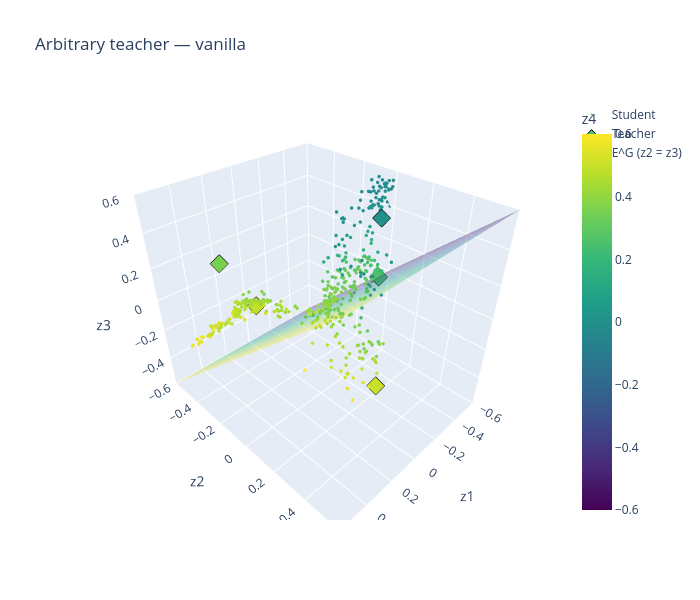

The notebook cell this image was saved under:
### Code cell
plot_particles_3d(h_vanilla_arb["particles"][-1], teacher_arb, "Arbitrary teacher — vanilla", show_invariant_plane=True)

### Figure 1 — Plotly figure (JSON) as saved in the notebook; plotly's stock layout.template omitted (floating-point values rounded to 4 significant figures; data arrays with more than 128 entries replaced by an {"elided": "..."} marker saying what was removed)
{"data": [{"marker": {"cmax": 0.6, "cmin": -0.6, "color": {"elided": "500 float values"}, "colorbar": {"title": {"text": "z4"}}, "colorscale": [[0, "#440154"], [0.1111, "#482878"], [0.2222, "#3e4989"], [0.3333, "#31688e"], [0.4444, "#26828e"], [0.5556, "#1f9e89"], [0.6667, "#35b779"], [0.7778, "#6ece58"], [0.8889, "#b5de2b"], [1, "#fde725"]], "size": 2}, "mode": "markers", "name": "Student", "type": "scatter3d", "x": {"elided": "500 float values"}, "y": {"elided": "500 float values"}, "z": {"elided": "500 float values"}}, {"marker": {"cmax": 0.6, "cmin": -0.6, "color": [0.25, 0.5, 0.0, 0.5, 0.35], "colorscale": [[0, "#440154"], [0.1111, "#482878"], [0.2222, "#3e4989"], [0.3333, "#31688e"], [0.4444, "#26828e"], [0.5556, "#1f9e89"], [0.6667, "#35b779"], [0.7778, "#6ece58"], [0.8889, "#b5de2b"], [1, "#fde725"]], "line": {"color": "black", "width": 1}, "size": 6, "symbol": "diamond"}, "mode": "markers", "name": "Teacher", "type": "scatter3d", "x": [-0.5, 0.25, -0.25, 0.0, 0.35], "y": [0.0, 0.5, 0.15, -0.5, -0.35], "z": [0.0, 0.0, 0.5, -0.25, 0.25]}, {"cmax": 0.6, "cmin": -0.6, "colorscale": [[0, "#440154"], [0.1111, "#482878"], [0.2222, "#3e4989"], [0.3333, "#31688e"], [0.4444, "#26828e"], [0.5556, "#1f9e89"], [0.6667, "#35b779"], [0.7778, "#6ece58"], [0.8889, "#b5de2b"], [1, "#fde725"]], "hoverinfo": "name", "i": [0, 0], "intensity": [-0.6, 0.6, 0.6, -0.6], "j": [1, 2], "k": [2, 3], "name": "E^G (z2 = z3)", "opacity": 0.35, "showlegend": true, "showscale": false, "type": "mesh3d", "x": [-0.6, 0.6, 0.6, -0.6], "y": [-0.6, -0.6, 0.6, 0.6], "z": [-0.6, -0.6, 0.6, 0.6]}], "layout": {"height": 600, "scene": {"xaxis": {"range": [-0.6, 0.6], "title": {"text": "z1"}}, "yaxis": {"range": [-0.6, 0.6], "title": {"text": "z2"}}, "zaxis": {"range": [-0.6, 0.6], "title": {"text": "z3"}}}, "title": {"text": "Arbitrary teacher — vanilla"}, "width": 700}}
